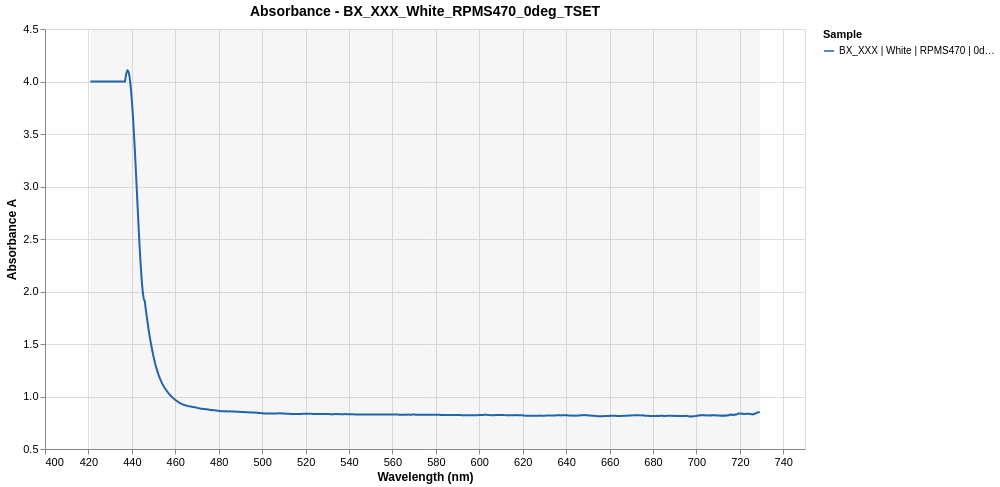

Describe this chart as a Vega-Lite specification.
### Vega-Lite specification from a JSON file in a GitHub repository (floating-point values rounded to 4 significant figures; data arrays with more than 128 entries replaced by an {"elided": "..."} marker saying what was removed)
{"$schema": "https://vega.github.io/schema/vega-lite/v5.json", "title": {"text": "Absorbance - BX_XXX_White_RPMS470_0deg_TSET", "fontSize": 14, "fontWeight": "bold"}, "width": 760, "height": 420, "config": {"axis": {"labelFontSize": 11, "titleFontSize": 12}, "legend": {"labelFontSize": 10, "titleFontSize": 11}}, "encoding": {"x": {"field": "wl", "type": "quantitative", "title": "Wavelength (nm)", "scale": {"zero": false}}}, "layer": [{"name": "valid-region", "data": {"values": [{"lo": 420.9, "hi": 729.2}]}, "mark": {"type": "rect", "opacity": 0.08, "color": "#888888"}, "encoding": {"x": {"field": "lo", "type": "quantitative"}, "x2": {"field": "hi"}}}, {"name": "series-lines", "data": {"values": {"elided": "3648 records"}}, "mark": {"type": "line", "strokeWidth": 2}, "encoding": {"y": {"field": "A", "type": "quantitative", "title": "Absorbance A", "scale": {"zero": false}}, "color": {"field": "series", "type": "nominal", "title": "Sample", "scale": {"range": ["#2166ac", "#d6604d", "#4dac26", "#b2abd2", "#f4a582", "#92c5de", "#e08214", "#543005"]}}, "tooltip": [{"field": "wl", "type": "quantitative", "title": "λ (nm)", "format": ".1f"}, {"field": "A", "type": "quantitative", "title": "Absorbance A", "format": ".5f"}, {"field": "series", "type": "nominal", "title": "Sample"}]}, "transform": [{"filter": "datum.A != null"}]}]}
